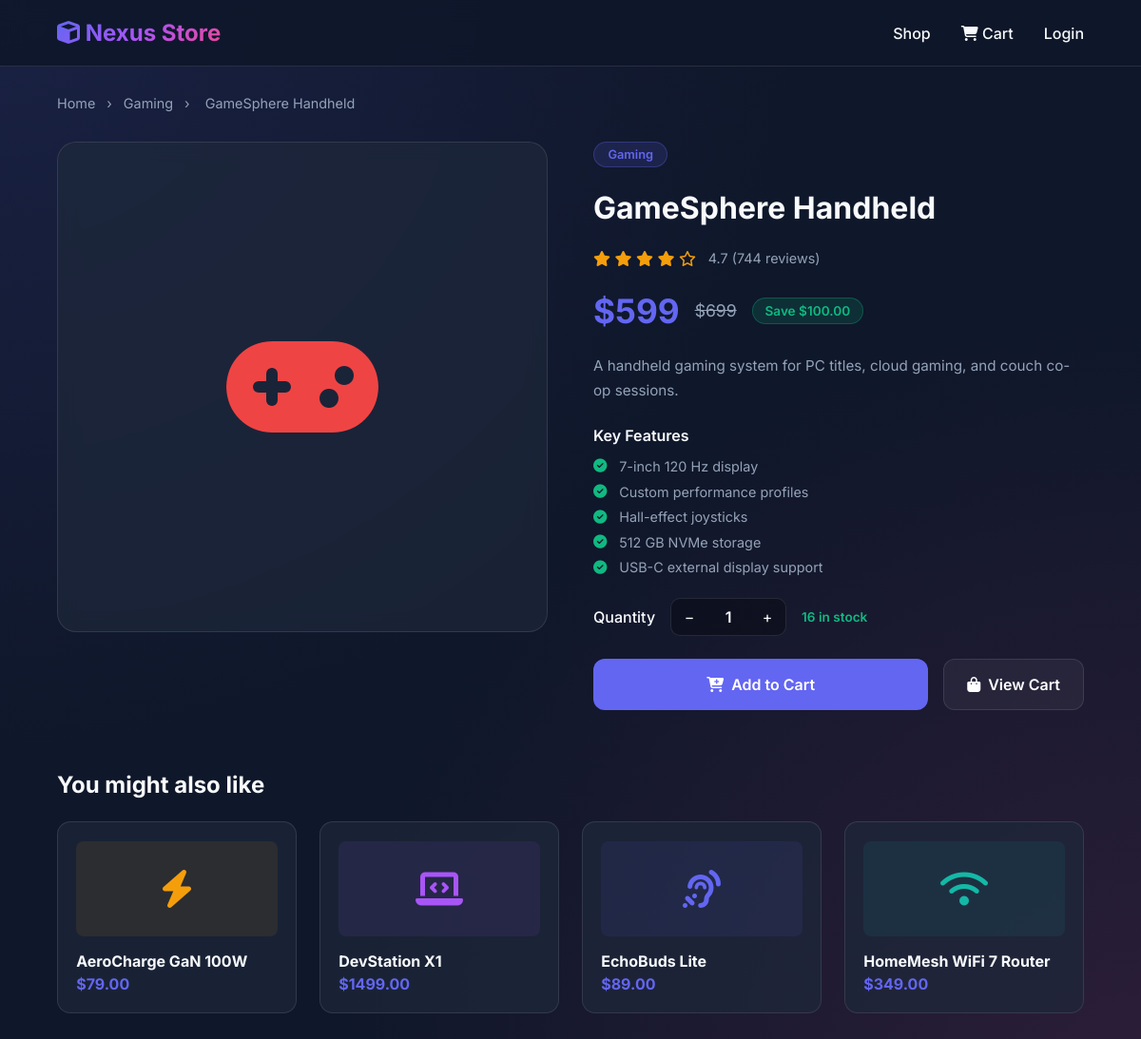
Page /product/10/ on the committed database.
### ecommerce_ai/models.py (models this page shows, shortened)
class Product(models.Model):
    category = models.ForeignKey(Category, on_delete=models.PROTECT, related_name="products")
    name = models.CharField(max_length=180)
    slug = models.SlugField(max_length=200, unique=True)
    price = models.DecimalField(max_digits=10, decimal_places=2)
    original_price = models.DecimalField(max_digits=10, decimal_places=2, null=True, blank=True)
    icon = models.CharField(max_length=80, default="fa-microchip")
    color = models.CharField(max_length=20, default="#6366f1")
    short_desc = models.CharField(max_length=240)
    description = models.TextField()
    features = models.JSONField(default=list, blank=True)
    rating = models.DecimalField(max_digits=3, decimal_places=1, default=Decimal("0.0"))
    reviews = models.PositiveIntegerField(default=0)
    stock = models.PositiveIntegerField(default=0)
    is_active = models.BooleanField(default=True)
    created_at = models.DateTimeField(auto_now_add=True)
    updated_at = models.DateTimeField(auto_now=True)
    class Meta:
        ordering = ["name"]
    def get_absolute_url(self):
        return reverse("product_detail", kwargs={"product_id": self.id})
    @property
    def display_price(self):
        return int(self.price) if self.price == self.price.to_integral() else self.price
    @property
    def display_original_price(self):
        if not self.original_price:
            return None
        return int(self.original_price) if self.original_price == self.original_price.to_integral() else self.original_price
    @property
    def savings(self):
        if not self.original_price:
            return Decimal("0.00")
        return max(self.original_price - self.price, Decimal("0.00"))
    @property
    def in_stock(self):
        return self.stock > 0

class Category(models.Model):
    name = models.CharField(max_length=120, unique=True)
    slug = models.SlugField(max_length=140, unique=True)
    description = models.TextField(blank=True)
    is_active = models.BooleanField(default=True)
    class Meta:
        ordering = ["name"]
        verbose_name_plural = "categories"

### ecommerce_ai/views.py (the view)
# urls.py: path('product/<int:product_id>/', views.product_detail, name='product_detail'),
@ensure_csrf_cookie
def product_detail(request, product_id):
    if settings.USE_MICROSERVICES:
        try:
            product = catalog_service.get_product(product_id)
            related = [
                candidate
                for candidate in catalog_service.list_products()
                if candidate.id != product.id and candidate.category.id == product.category.id
            ][:4]
            if not related:
                related = [candidate for candidate in catalog_service.list_products() if candidate.id != product.id][:4]
        except ServiceError:
            return redirect("home")
    else:
        product = get_object_or_404(
            Product.objects.select_related("category"),
            id=product_id,
            is_active=True,
        )
        related = (
            Product.objects.filter(category=product.category, is_active=True)
            .exclude(id=product.id)
            .select_related("category")[:4]
        )
        if not related:
            related = Product.objects.filter(is_active=True).exclude(id=product.id).select_related("category")[:4]
    cart = get_cart(request)
    return render(
        request,
        "ecommerce_ai/product_detail.html",
        {
            "product": product,
            "related": related,
            "cart_count": cart_count(cart),
            "savings": product.savings,
            **auth_context(request),
        },
    )

### ecommerce_ai/cart_ops.py (called while the page is built)
def get_cart(request):
    return request.session.get("cart", {})

def cart_count(cart):
    return sum(int(quantity) for quantity in cart.values())

### ecommerce_ai/customer_session.py (called while the page is built)
def current_customer(request):
    return request.session.get("customer")

def auth_context(request):
    return {"customer": current_customer(request)}

### ecommerce_ai/templates/ecommerce_ai/product_detail.html (shortened to what this page needs)
<!DOCTYPE html>
<html lang="en">
<head>
    <link rel="stylesheet" href="https://cdnjs.cloudflare.com/ajax/libs/font-awesome/6.4.0/css/all.min.css">
</head>
<body>
<nav>
    <a href="/" class="brand"><i class="fa-solid fa-cube"></i> Nexus Store</a>
    <div class="nav-links">
        <a href="/">Shop</a>
        <a href="/cart/" class="cart-link">
            <i class="fa-solid fa-cart-shopping"></i> Cart
        </a>
        {% if customer %}
            <a href="/account/"><i class="fa-solid fa-user"></i> {{ customer.full_name }}</a>
        {% else %}
            <a href="/login/">Login</a>
        {% endif %}
    </div>
</nav>
<main>
    <div class="breadcrumb">
        <a href="/">Home</a><span>&rsaquo;</span>
        <a href="/">{{ product.category.name }}</a><span>&rsaquo;</span>
        <span>{{ product.name }}</span>
    </div>
    <div class="detail-grid">
        <div class="product-image-panel" style="color:{{ product.color }}">
            <i class="fa-solid {{ product.icon }}"></i>
        </div>
        <div class="product-info-panel">
            <span class="cat-badge">{{ product.category.name }}</span>
            <h1>{{ product.name }}</h1>
            <div class="rating-row">
                <div class="stars">
                    {% for i in "12345" %}
                        {% if forloop.counter <= product.rating %}
                            <i class="fa-solid fa-star"></i>
                        {% else %}
                            <i class="fa-regular fa-star"></i>
                        {% endif %}
                    {% endfor %}
                </div>
                <span class="review-count">{{ product.rating }} ({{ product.reviews }} reviews)</span>
            </div>
            <div class="price-row">
                <span class="price">${{ product.display_price }}</span>
                {% if product.display_original_price %}<span class="orig-price">${{ product.display_original_price }}</span>{% endif %}
                {% if savings %}<span class="save-tag">Save ${{ savings }}</span>{% endif %}
            </div>
            <p class="description">{{ product.description }}</p>
            <div class="features">
                <h3>Key Features</h3>
                {% for feat in product.features %}
                <div class="feature-item">
                    <i class="fa-solid fa-circle-check"></i>
                    <span>{{ feat }}</span>
                </div>
                {% endfor %}
            </div>
            <div class="qty-row">
                <span class="qty-label">Quantity</span>
                <div class="qty-control">
                    <button type="button" class="qty-btn" onclick="changeQty(-1)">&minus;</button>
                    <span class="qty-val" id="qtyVal">1</span>
                    <button type="button" class="qty-btn" onclick="changeQty(1)">+</button>
                </div>
                <span class="stock-note"><span>{{ product.stock }} in stock</span></span>
            </div>
            <div class="cta-row">
                <button type="button" class="btn-primary" id="addToCartBtn" {% if not product.in_stock %}disabled{% endif %} onclick="addToCart()">
                    <i class="fa-solid fa-cart-plus"></i> Add to Cart
                </button>
                <a href="/cart/" class="btn-secondary">
                    <i class="fa-solid fa-bag-shopping"></i> View Cart
                </a>
            </div>
        </div>
    </div>
    <div class="related-section">
        <h2>You might also like</h2>
        <div class="related-grid">
            {% for p in related %}
            <a href="{{ p.get_absolute_url }}" class="related-card">
                <div class="related-icon" style="background:{{ p.color }}15;color:{{ p.color }}">
                    <i class="fa-solid {{ p.icon }}"></i>
                </div>
                <h4>{{ p.name }}</h4>
                <span class="rprice">${{ p.price }}</span>
            </a>
            {% endfor %}
        </div>
    </div>
</main>
</body>
</html>

### rows in the picture
Product: category.name "Gaming", name "GameSphere Handheld", rating "4.7", reviews "744", display_price "599", display_original_price "699", description "A handheld gaming system for PC titles, cloud gaming, and couch co-op sessions.", stock "16"
Product: name "AeroCharge GaN 100W", price "79.00"
Product: name "DevStation X1", price "1499.00"
Product: name "EchoBuds Lite", price "89.00"
Product: name "HomeMesh WiFi 7 Router", price "349.00"

### other values in the picture
{{ savings }} "100.00"
{{ feat }} "7-inch 120 Hz display" "Custom performance profiles" "Hall-effect joysticks" "512 GB NVMe storage" "USB-C external display support"
